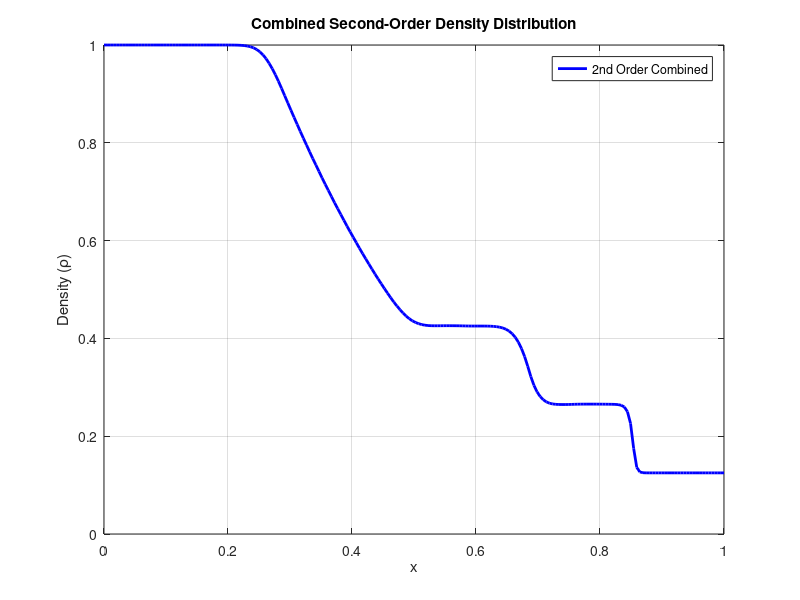

This figure's MATLAB source: (Note: this script raises an error after producing the figure.)
function second_order_combined_solution()
    % Combined second-order method (spatial + temporal)
    
    % Initial conditions
    rho_L = 1.0; u_L = 0.0; p_L = 1.0;
    rho_R = 0.125; u_R = 0.0; p_R = 0.1;
    gamma = 1.4;
    
    % Domain and time
    N = 200;
    x = linspace(0, 1, N);
    dx = x(2) - x(1);
    t_final = 0.2;
    CFL = 0.5;
    
    % Initialize solution
    W = zeros(3, N);
    for i = 1:N
        if x(i) < 0.5
            W(1,i) = rho_L;
            W(2,i) = rho_L * u_L;
            W(3,i) = p_L/(gamma-1) + 0.5*rho_L*u_L^2;
        else
            W(1,i) = rho_R;
            W(2,i) = rho_R * u_R;
            W(3,i) = p_R/(gamma-1) + 0.5*rho_R*u_R^2;
        end
    end
    
    % Time stepping with Heun's method + 2nd order spatial
    t = 0;
    while t < t_final
        % Calculate time step
        max_speed = 0;
        for i = 1:N
            rho = W(1,i);
            u = W(2,i)/rho;
            E = W(3,i);
            p = (gamma-1)*(E - 0.5*rho*u^2);
            c = sqrt(gamma*p/rho);
            max_speed = max(max_speed, abs(u) + c);
        end
        dt = CFL * dx / max_speed;
        if t + dt > t_final
            dt = t_final - t;
        end
        
        % Step 1: Calculate K1 (initial slope)
        K1 = calculate_rhs_spatial2(W, dx, gamma);
        
        % Step 2: Predictor step
        W_star = W + dt * K1;
        
        % Apply boundary conditions to predictor
        W_star(:,1) = W_star(:,2);
        W_star(:,N) = W_star(:,N-1);
        
        % Step 3: Calculate K2 (slope at predicted point)
        K2 = calculate_rhs_spatial2(W_star, dx, gamma);
        
        % Step 4: Corrector step (Heun's method)
        W_new = W + (dt/2) * (K1 + K2);
        
        % Boundary conditions
        W_new(:,1) = W_new(:,2);
        W_new(:,N) = W_new(:,N-1);
        
        W = W_new;
        t = t + dt;
    end
    
    % Extract primitive variables
    rho = W(1,:);
    u = W(2,:) ./ W(1,:);
    E = W(3,:);
    p = (gamma-1)*(E - 0.5*W(1,:).*u.^2);
    
    % Save individual plots as TikZ
    % Density plot
    figure('Position', [100, 100, 400, 300]);
    set(gcf, 'Color', 'white');
    plot(x, rho, 'b-', 'LineWidth', 2);
    xlabel('x');
    ylabel('Density (\rho)');
    title('Combined Second-Order Density Distribution');
    legend('2nd Order Combined', 'Location', 'best');
    grid on;
    matlab2tikz('../figure/density_combined.tex');
    
    % Velocity plot
    figure('Position', [100, 100, 400, 300]);
    set(gcf, 'Color', 'white');
    plot(x, u, 'r-', 'LineWidth', 2);
    xlabel('x');
    ylabel('Velocity (u)');
    title('Combined Second-Order Velocity Distribution');
    legend('2nd Order Combined', 'Location', 'best');
    grid on;
    matlab2tikz('../figure/velocity_combined.tex');
    
    % Pressure plot
    figure('Position', [100, 100, 400, 300]);
    set(gcf, 'Color', 'white');
    plot(x, p, 'g-', 'LineWidth', 2);
    xlabel('x');
    ylabel('Pressure (p)');
    title('Combined Second-Order Pressure Distribution');
    legend('2nd Order Combined', 'Location', 'best');
    grid on;
    matlab2tikz('../figure/pressure_combined.tex');
end

function rhs = calculate_rhs_spatial2(W, dx, gamma)
    % Calculate RHS with second-order spatial reconstruction
    N = size(W, 2);
    rhs = zeros(3, N);
    
    % Calculate slopes using minmod limiter
    W_slope = zeros(3, N);
    for i = 2:N-1
        for k = 1:3
            slope_left = (W(k,i) - W(k,i-1)) / dx;
            slope_right = (W(k,i+1) - W(k,i)) / dx;
            W_slope(k,i) = minmod(slope_left, slope_right);
        end
    end
    
    for i = 2:N-1
        % Reconstruct at interfaces
        W_left = W(:,i) + W_slope(:,i) * dx/2;
        W_right = W(:,i+1) - W_slope(:,i+1) * dx/2;
        
        F_left = euler_flux(W_left, gamma);
        F_right = euler_flux(W_right, gamma);
        alpha_right = max(wave_speed(W_left, gamma), wave_speed(W_right, gamma));
        F_right_interface = 0.5*(F_left + F_right) - 0.5*alpha_right*(W_right - W_left);
        
        W_left_prev = W(:,i-1) + W_slope(:,i-1) * dx/2;
        W_right_prev = W(:,i) - W_slope(:,i) * dx/2;
        
        F_left_prev = euler_flux(W_left_prev, gamma);
        F_right_prev = euler_flux(W_right_prev, gamma);
        alpha_left = max(wave_speed(W_left_prev, gamma), wave_speed(W_right_prev, gamma));
        F_left_interface = 0.5*(F_left_prev + F_right_prev) - 0.5*alpha_left*(W_right_prev - W_left_prev);
        
        rhs(:,i) = -(F_right_interface - F_left_interface) / dx;
    end
end

function result = minmod(a, b)
    if a*b > 0
        if abs(a) <= abs(b)
            result = a;
        else
            result = b;
        end
    else
        result = 0;
    end
end

function F = euler_flux(W, gamma)
    rho = W(1);
    u = W(2)/rho;
    E = W(3);
    p = (gamma-1)*(E - 0.5*rho*u^2);
    
    F = [rho*u; rho*u^2 + p; u*(E + p)];
end

function alpha = wave_speed(W, gamma)
    rho = W(1);
    u = W(2)/rho;
    E = W(3);
    p = (gamma-1)*(E - 0.5*rho*u^2);
    c = sqrt(gamma*p/rho);
    alpha = abs(u) + c;
end
